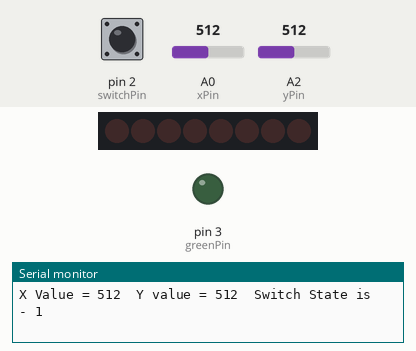
Recording of a sketch running on a simulated Arduino Uno, built with avr-gcc and run on an emulated ATmega328P. Shown: 8 shift-register outputs drawn as a row of LEDs (first output left, lit = HIGH), output pins drawn as LEDs (lit = HIGH), the last lines printed to the serial monitor. Wiring (inferred from the names in the program): shift register (74HC595): data pin 12; shift clock pin 9; latch pin 11. Wiring (inferred from the signals the program sends): row of LEDs: on Q0, Q1, Q2, Q3, Q4, Q5, Q6, Q7. The test bench sets the inputs (shaded band); at power-on: A0 (xPin) = 512, pin 2 (switchPin) HIGH, A2 (yPin) = 512. Pins used as bus, display or sensor lines are not drawn.

Above: at 1.2 s.
1.3 s: A0 (xPin) set to 484
At 1.7 s:
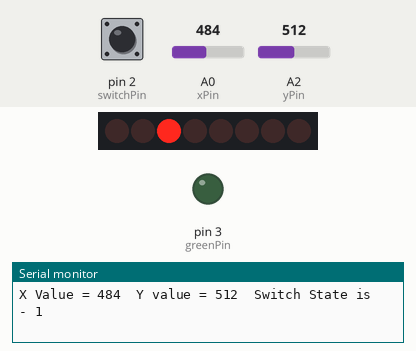
2.9 s: A0 (xPin) set to 540
At 4.2 s:
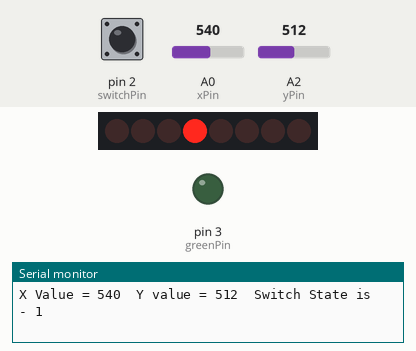
4.5 s: pin 2 (switchPin) pulled LOW for 0.25 s
At 4.72 s:
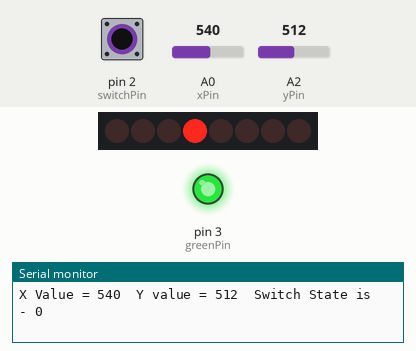
6.3 s: A2 (yPin) set to 490
9.3 s: A0 (xPin) set to 515
At 10.5 s:
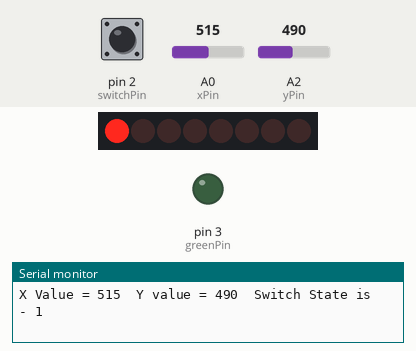
10.9 s: A2 (yPin) set to 516
At 12.0 s:
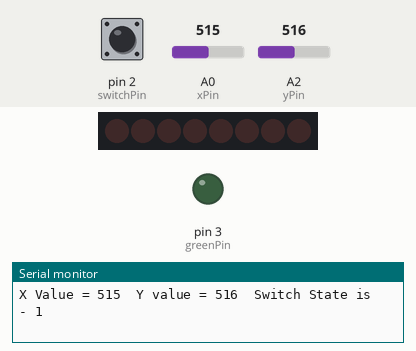
Timing chart, 0 to 13.9 s (numbered marks = the images above; inputs shaded):
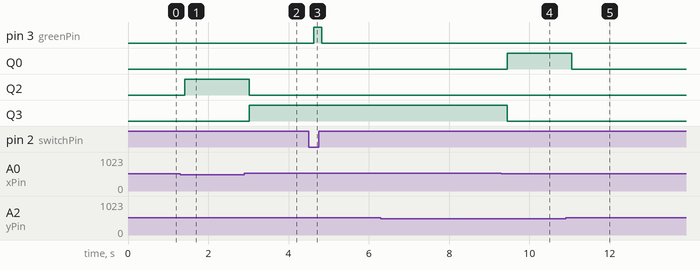

The sketch:

35_JOYSTICK.ino
```cpp
int xPin = A0;
int yPin = A2;
int switchPin = 2;
int Xval;
int Yval;
int switchVal;
int dt = 200;

int latchPin = 11;
int clockPin = 9;
int dataPin = 12;
int greenPin = 3;
byte data = 0b11110000;

void setup(){
  Serial.begin(9600);
  pinMode(xPin, INPUT);
  pinMode(yPin, INPUT);
  pinMode(switchPin, INPUT);
  pinMode(latchPin, OUTPUT);
  pinMode(clockPin, OUTPUT);
  pinMode(dataPin, OUTPUT);
  pinMode(greenPin, OUTPUT);
  digitalWrite(switchPin, HIGH);
}

void loop(){
  Xval = analogRead(xPin); // 0 on left and 1023 on right
  Yval = analogRead(yPin); // 0 on top 1023 on down
  switchVal = digitalRead(switchPin);

  if(switchVal== 0){
    digitalWrite(greenPin, HIGH);
  }else{
    digitalWrite(greenPin, LOW);
  }

  digitalWrite(latchPin, LOW);
  if(Xval > 500 && Xval < 530){
      if(Yval < 500) shiftOut(dataPin, clockPin, LSBFIRST, 0b10000000);
      else if(Yval > 530) shiftOut(dataPin, clockPin, LSBFIRST, 0b01000000);
      else shiftOut(dataPin, clockPin, LSBFIRST, 0b00000000);
  }else if(Yval > 500 && Yval < 530){
      if(Xval < 500) shiftOut(dataPin, clockPin, LSBFIRST, 0b00100000);
      else if(Xval > 530) shiftOut(dataPin, clockPin, LSBFIRST, 0b00010000);
     else shiftOut(dataPin, clockPin, LSBFIRST, 0b00000000);
  }
  digitalWrite(latchPin, HIGH);

  Serial.print("X Value = ");
  Serial.print(Xval);
  Serial.print("\tY value = ");
  Serial.print(Yval);
  Serial.print("\tSwitch State is - ");
  Serial.println(switchVal);

  delay(dt);
}

/*
  Serial.print("X Value = ");
  Serial.print(Xval);
  Serial.print("\tY value = ");
  Serial.print(Yval);
  Serial.print("\tSwitch State is - ");
  Serial.println(switchVal);
*/
```

Measured:
- the behaviour switches between 500 and 499 on A0 (xPin) (found by bisection; images 0 and 1)
- the behaviour switches between 530 and 529 on A0 (xPin) (found by bisection; images 3 and 4)
- the behaviour switches between 499 and 500 on A2 (yPin) (found by bisection; images 4 and 5)
- after the input at 1.3 s, Q2: LOW → HIGH after 0.11 s
- after the input at 2.9 s, Q2: HIGH → LOW after 0.12 s; Q3: LOW → HIGH after 0.12 s
- after the input at 4.5 s, pin 3 (greenPin): LOW → HIGH after 0.12 s, → LOW 0.20 s later
- after the input at 9.3 s, Q0: LOW → HIGH after 0.15 s; Q3: HIGH → LOW after 0.15 s
- after the input at 10.9 s, Q0: HIGH → LOW after 0.16 s
